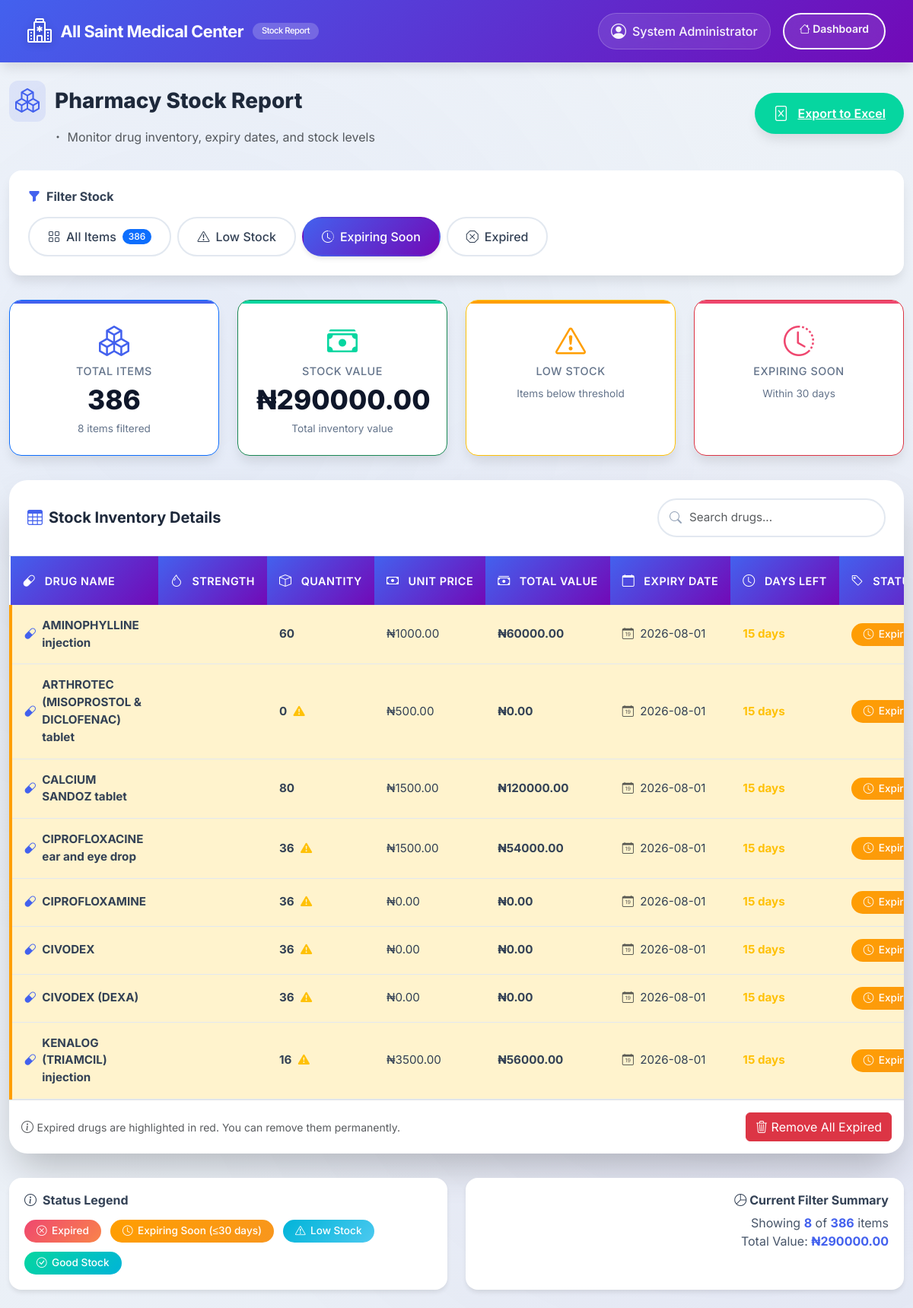
The app's page /admin/reports/pharmacy-stock?filter=expiring_soon (signed in), older data.
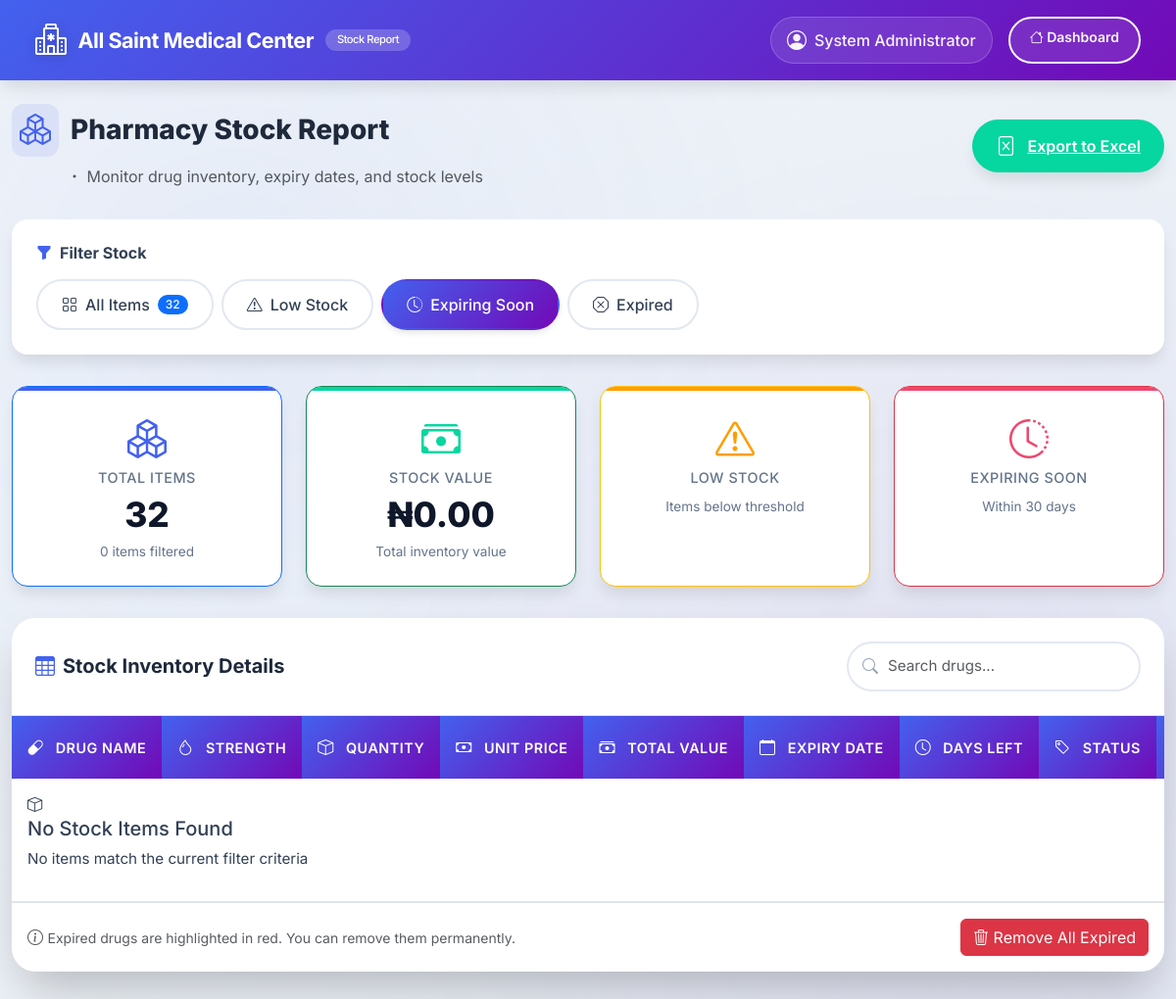
The same page, newer data.
### tables this page shows
CREATE TABLE drugs (
    id                  INTEGER PRIMARY KEY AUTOINCREMENT,
    name                TEXT NOT NULL,
    strength            TEXT NOT NULL,
    unit_price          REAL NOT NULL,
    stock_quantity      INTEGER NOT NULL,
    expiry_date         DATE NOT NULL,
    low_stock_threshold INTEGER DEFAULT 20,
    created_at          TIMESTAMP DEFAULT CURRENT_TIMESTAMP,
    updated_at          TIMESTAMP DEFAULT CURRENT_TIMESTAMP
);

### app.py (the view)
@app.route('/admin/reports/pharmacy-stock')
def admin_pharmacy_stock():
    if 'admin_id' not in session:
        return redirect(url_for('admin_login'))
    filter_type = request.args.get("filter", "all")
    conn = get_db_connection()
    cur = conn.cursor()
    try:
        cur.execute("""
            SELECT id, name, strength, stock_quantity, unit_price,
                   expiry_date, low_stock_threshold
            FROM drugs
            ORDER BY expiry_date ASC
        """)
        rows = cur.fetchall()
        stock = build_stock_snapshot(rows, date.today())
        stock = apply_stock_filter(stock, filter_type)
        total_stock_value = sum(d["total_value"] for d in stock)
        total_items = len(rows)
        filtered_items = len(stock)
    except Exception as e:
        app.logger.error(f"Error fetching pharmacy stock: {e}")
        stock = []
        total_stock_value = 0
        total_items = 0
        filtered_items = 0
        flash("Error loading pharmacy stock report", "danger")
    cur.close()
    conn.close()
    return render_template(
        "admin_pharmacy_stock.html",
        stock=stock,
        current_filter=filter_type,
        total_stock_value=total_stock_value,
        total_items=total_items,
        filtered_items=filtered_items,
        admin_name=session.get('admin_full_name', 'Admin')
    )

### app.py (called while the page is built)
@app.context_processor
def utility_processor():
    return dict(
        min=min,
        max=max,
        abs=abs,
        round=round,
        len=len,
        int=int,
        float=float,
        str=str,
        date=date,
        datetime=datetime,
        timedelta=timedelta
    )

def apply_stock_filter(stock, filter_type):
    if filter_type == "expired":
        return [d for d in stock if d["status"] == "EXPIRED"]
    elif filter_type in ("expiring", "expiring_soon"):
        return [d for d in stock if d["status"] == "EXPIRING_SOON"]
    elif filter_type in ("low", "low_stock"):
        return [d for d in stock if d["quantity"] <= d["low_stock_threshold"]]
    return stock

### templates/admin_pharmacy_stock.html (shortened to what this page needs)
<!DOCTYPE html>
<html lang="en">
<head>
    <link href="https://cdn.jsdelivr.net/npm/bootstrap@5.3.2/dist/css/bootstrap.min.css" rel="stylesheet">
    <link rel="stylesheet" href="https://cdn.jsdelivr.net/npm/bootstrap-icons@1.11.0/font/bootstrap-icons.css">
    <link href="https://unpkg.com/aos@2.3.1/dist/aos.css" rel="stylesheet">
    <link rel="stylesheet" href="https://cdn.datatables.net/1.13.6/css/dataTables.bootstrap5.min.css">
</head>
<body>
    <nav class="navbar navbar-expand-lg navbar-dark nav-gradient">
        <div class="container-fluid">
            <a class="navbar-brand" href="{{ url_for('admin_dashboard') }}">
                <i class="bi bi-hospital"></i>
                <span>All Saint Medical Center</span>
                <span class="badge">Stock Report</span>
            </a>
            <div class="navbar-nav ms-auto">
                <span class="navbar-text me-3">
                    <i class="bi bi-person-circle"></i>
                    <span>{{ admin_name }}</span>
                </span>
                <a href="{{ url_for('admin_dashboard') }}" class="btn btn-outline-light btn-sm">
                    <i class="bi bi-house"></i> Dashboard
                </a>
            </div>
        </div>
    </nav>
    <div class="container-fluid py-4">
        <div class="page-header d-flex justify-content-between align-items-center">
            <div>
                <h3>
                    <i class="bi bi-boxes"></i>
                    Pharmacy Stock Report
                </h3>
                <p class="text-muted mb-0">
                    <i class="bi bi-dot"></i> Monitor drug inventory, expiry dates, and stock levels
                </p>
            </div>
            <div>
                <a href="{{ url_for('admin_export_pharmacy_stock', filter=current_filter) }}" class="btn-export">
                    <i class="bi bi-file-excel"></i>
                    <span>Export to Excel</span>
                </a>
            </div>
        </div>
        <div class="filter-card">
            <h6>
                <i class="bi bi-funnel-fill"></i>
                Filter Stock
            </h6>
            <div class="filter-group">
                <a href="{{ url_for('admin_pharmacy_stock', filter='all') }}"
                   class="filter-btn {% if current_filter == 'all' %}active{% endif %}">
                    <i class="bi bi-grid"></i>
                    All Items
                    <span class="badge bg-primary">{{ total_items }}</span>
                </a>
                <a href="{{ url_for('admin_pharmacy_stock', filter='low_stock') }}"
                   class="filter-btn {% if current_filter == 'low_stock' %}active{% endif %}">
                    <i class="bi bi-exclamation-triangle"></i>
                    Low Stock
                </a>
                <a href="{{ url_for('admin_pharmacy_stock', filter='expiring_soon') }}"
                   class="filter-btn {% if current_filter == 'expiring_soon' %}active{% endif %}">
                    <i class="bi bi-clock-history"></i>
                    Expiring Soon
                </a>
                <a href="{{ url_for('admin_pharmacy_stock', filter='expired') }}"
                   class="filter-btn {% if current_filter == 'expired' %}active{% endif %}">
                    <i class="bi bi-x-octagon"></i>
                    Expired
                </a>
            </div>
        </div>
        <div class="row stats-row g-4">
            <div class="col-md-3 col-sm-6">
                <div class="stat-card border-primary" data-aos="fade-up" data-aos-delay="100">
                    <i class="bi bi-boxes" style="color: var(--primary);"></i>
                    <h6>Total Items</h6>
                    <h3>{{ total_items }}</h3>
                    <small>{{ filtered_items }} items filtered</small>
                </div>
            </div>
            <div class="col-md-3 col-sm-6">
                <div class="stat-card border-success" data-aos="fade-up" data-aos-delay="200">
                    <i class="bi bi-cash-stack" style="color: var(--success);"></i>
                    <h6>Stock Value</h6>
                    <h3 class="total-value">₦{{ "%.2f"|format(total_stock_value) }}</h3>
                    <small>Total inventory value</small>
                </div>
            </div>
            <div class="col-md-3 col-sm-6">
                <div class="stat-card border-warning" data-aos="fade-up" data-aos-delay="300">
                    <i class="bi bi-exclamation-triangle" style="color: var(--warning);"></i>
                    <h6>Low Stock</h6>
                    <small>Items below threshold</small>
                </div>
            </div>
            <div class="col-md-3 col-sm-6">
                <div class="stat-card border-danger" data-aos="fade-up" data-aos-delay="400">
                    <i class="bi bi-clock-history" style="color: var(--danger);"></i>
                    <h6>Expiring Soon</h6>
                    <small>Within 30 days</small>
                </div>
            </div>
        </div>
        <div class="table-card">
            <div class="table-header">
                <h5>
                    <i class="bi bi-table"></i>
                    Stock Inventory Details
                </h5>
                <div class="search-box">
                    <i class="bi bi-search"></i>
                    <input type="text" id="searchInput" placeholder="Search drugs..." class="form-control">
                </div>
            </div>
            <div class="table-responsive">
                <table class="table" id="stockTable">
                    <thead>
                        <tr>
                            <th><i class="bi bi-capsule"></i> Drug Name</th>
                            <th><i class="bi bi-droplet"></i> Strength</th>
                            <th><i class="bi bi-box"></i> Quantity</th>
                            <th><i class="bi bi-cash"></i> Unit Price</th>
                            <th><i class="bi bi-cash-stack"></i> Total Value</th>
                            <th><i class="bi bi-calendar"></i> Expiry Date</th>
                            <th><i class="bi bi-clock"></i> Days Left</th>
                            <th><i class="bi bi-tag"></i> Status</th>
                            <th> Threshold</th>
                        </tr>
                    </thead>
                    <tbody>
                        {% for item in stock %}
                        <tr class="
                            {% if item.status == 'EXPIRED' %}
                                table-danger
                            {% elif item.status == 'EXPIRING_SOON' %}
                                table-warning
                            {% elif item.quantity <= item.low_stock_threshold %}
                                table-info
                            {% endif %}
                        ">
                            <td>
                                <div class="d-flex align-items-center gap-2">
                                    <i class="bi bi-capsule" style="color: var(--primary);"></i>
                                    <strong>{{ item.name }}</strong>
                                </div>
                            </td>
                            <td>{{ item.strength }}</td>
                            <td>
                                <span class="fw-bold">{{ item.quantity }}</span>
                                {% if item.quantity <= item.low_stock_threshold %}
                                    <i class="bi bi-exclamation-triangle-fill text-warning ms-1"
                                       title="Below threshold"></i>
                                {% endif %}
                            </td>
                            <td>₦{{ "%.2f"|format(item.unit_price) }}</td>
                            <td class="total-value">₦{{ "%.2f"|format(item.total_value) }}</td>
                            <td>
                                <i class="bi bi-calendar-date me-1 text-muted"></i>
                                {{ item.expiry_date }}
                            </td>
                            <td>
                                {% if item.days_left is not none %}
                                    {% if item.days_left < 0 %}
                                        <span class="text-danger fw-bold">
                                            <i class="bi bi-exclamation-circle"></i> Expired
                                        </span>
                                    {% elif item.days_left <= 7 %}
                                        <span class="text-danger fw-bold">{{ item.days_left }} days</span>
                                    {% elif item.days_left <= 15 %}
                                        <span class="text-warning fw-bold">{{ item.days_left }} days</span>
                                    {% elif item.days_left <= 30 %}
                                        <span class="text-info fw-bold">{{ item.days_left }} days</span>
                                    {% else %}
                                        <span class="text-success">{{ item.days_left }} days</span>
                                    {% endif %}
                                {% else %}
                                    <span class="text-muted"><i class="bi bi-dash"></i></span>
                                {% endif %}
                            </td>
                            <td>
                                {% if item.status == 'EXPIRED' %}
                                    <span class="badge badge-expired">
                                        <i class="bi bi-x-circle"></i> Expired
                                    </span>
                                {% elif item.status == 'EXPIRING_SOON' %}
                                    <span class="badge badge-expiring">
                                        <i class="bi bi-clock"></i> Expiring Soon
                                    </span>
                                {% elif item.quantity <= item.low_stock_threshold %}
                                    <span class="badge badge-low">
                                        <i class="bi bi-exclamation-triangle"></i> Low Stock
                                    </span>
                                {% else %}
                                    <span class="badge badge-good">
                                        <i class="bi bi-check-circle"></i> Good
                                    </span>
                                {% endif %}
                            </td>
                        </tr>
                        {% else %}
                        <tr>
                            <td colspan="9">
                                <div class="empty-state">
                                    <i class="bi bi-box"></i>
                                    <h5>No Stock Items Found</h5>
                                    <p>No items match the current filter criteria</p>
                                </div>
                            </td>
                        </tr>
                        {% endfor %}
                    </tbody>
                </table>
                <div class="table-footer p-3 border-top d-flex justify-content-between align-items-center">
                    <div class="text-muted">
                        <i class="bi bi-info-circle"></i>
                        <small>Expired drugs are highlighted in red. You can remove them permanently.</small>
                    </div>
                    <button class="btn btn-danger" id="bulkDeleteExpiredBtn" data-bs-toggle="modal" data-bs-target="#bulkDeleteExpiredModal">
                        <i class="bi bi-trash3"></i> Remove All Expired
                    </button>
                </div>
            </div>
        </div>
        {% if stock %}
        <div class="row g-4">
            <div class="col-md-6">
                <div class="legend-card">
                    <h6>
                        <i class="bi bi-info-circle"></i>
                        Status Legend
                    </h6>
                    <div class="legend-items">
                        <span class="badge badge-expired">
                            <i class="bi bi-x-circle"></i> Expired
                        </span>
                        <span class="badge badge-expiring">
                            <i class="bi bi-clock"></i> Expiring Soon (≤30 days)
                        </span>
                        <span class="badge badge-low">
                            <i class="bi bi-exclamation-triangle"></i> Low Stock
                        </span>
                        <span class="badge badge-good">
                            <i class="bi bi-check-circle"></i> Good Stock
                        </span>
                    </div>
                </div>
            </div>
            <div class="col-md-6">
                <div class="summary-card">
                    <h6>
                        <i class="bi bi-pie-chart"></i>
                        Current Filter Summary
                    </h6>
                    <p>
                        Showing <strong>{{ filtered_items }}</strong> of <strong>{{ total_items }}</strong> items<br>
                        Total Value: <strong class="total-value">₦{{ "%.2f"|format(total_stock_value) }}</strong>
                    </p>
                </div>
            </div>
        </div>
        {% endif %}
    </div>
</body>
</html>

Row changes from the older to the newer data that the page shows:
removed drugs: name "AMINOPHYLLINE injection", quantity "60", unit_price "1000.00", total_value "60000.00", expiry_date "2026-08-01", days_left "15"
removed drugs: name "ARTHROTEC (MISOPROSTOL & DICLOFENAC) tablet", quantity "0", low_stock_threshold 50 (drawn), unit_price "500.00", total_value "0.00", expiry_date "2026-08-01", days_left "15"
removed drugs: name "CALCIUM SANDOZ tablet", quantity "80", unit_price "1500.00", total_value "120000.00", expiry_date "2026-08-01", days_left "15"
removed drugs: name "CIPROFLOXACINE ear and eye drop", quantity "36", low_stock_threshold 50 (drawn), unit_price "1500.00", total_value "54000.00", expiry_date "2026-08-01", days_left "15"
removed drugs: name "CIPROFLOXAMINE", quantity "36", low_stock_threshold 50 (drawn), unit_price "0.00", total_value "0.00", expiry_date "2026-08-01", days_left "15"
removed drugs: name "CIVODEX", quantity "36", low_stock_threshold 50 (drawn), unit_price "0.00", total_value "0.00", expiry_date "2026-08-01", days_left "15"
removed drugs: name "CIVODEX (DEXA)", quantity "36", low_stock_threshold 50 (drawn), unit_price "0.00", total_value "0.00", expiry_date "2026-08-01", days_left "15"
removed drugs: name "KENALOG (TRIAMCIL) injection", quantity "16", low_stock_threshold 50 (drawn), unit_price "3500.00", total_value "56000.00", expiry_date "2026-08-01", days_left "15"
Text that changed along with them:
{{ total_items }}: "386" → "32"
{{ filtered_items }}: "8" → "0"
{{ "%.2f"|format(total_stock_value) }}: "290000.00" → "0.00"
{{ filtered_items }}: "8" → (not shown)
{{ total_items }}: "386" → (not shown)
{{ "%.2f"|format(total_stock_value) }}: "290000.00" → (not shown)
text no longer shown: "Status Legend Expired Expiring Soon (≤30 days) Low Stock Good Stock Current Filter Summary Showing of items Total Value: ₦"
text now shown: "No Stock Items Found No items match the current filter criteria"
